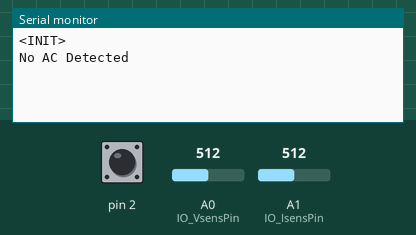
Recording of a sketch running on a simulated Arduino Uno, built with avr-gcc and run on an emulated ATmega328P. On the bench: the last lines printed to the serial monitor. The test bench sets the inputs (shaded band); at power-on: pin 2 LOW, A0 (IO_VsensPin) = 512, A1 (IO_IsensPin) = 512.

Above: at 1.2 s.
1.3 s: pin 2 pulsed HIGH 2 times (0.12 s each, 0.3 s apart)
At 2.8 s:
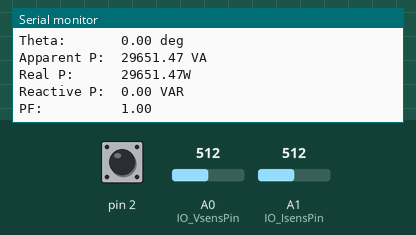
3.5 s: pin 2 pulsed HIGH 5 times (0.12 s each, 0.3 s apart)
At 4.8 s:
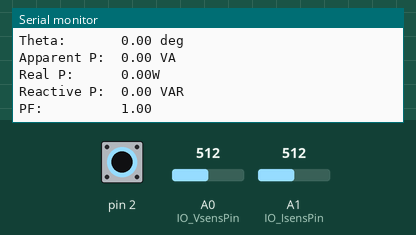

Measured:
- after the input at 1.3 s, the serial monitor: prints a new line after 0.71 s (image 1)
- after the input at 3.5 s, the serial monitor: prints a new line after 0.51 s (image 2)

The sketch:

ATMEGA328P_SLAVE.ino
```cpp
#include <Wire.h>
///////// do not use i2C_address 0, reservred for broadcast
const int SLAVE_ADDRESS = 2; //////////////Unit address Change for each unit

#define ADC_SCALE 1023.0
#define VREF 4.096
#define DEFAULT_FREQUENCY 50

#define IO_FrequencyPin 0
#define IO_VsensPin A0
#define IO_IsensPin A1

#define V_SCALEFACTOR 1065
#define I_CALIBRATION 6.5

#define WINDOW_SIZE 4

float ADCtoV_Conversion;

/////// I2C VARS /////////
int i2cCall = 0;
#define PAYLOAD_SIZE 30
char payload1[PAYLOAD_SIZE];
char payload2[PAYLOAD_SIZE];
volatile bool transmitFlag = false;
bool firstPayloadSent = false;


/////// FREQUENCY VARS //////////
volatile unsigned long pulse = 0;
unsigned long lastRead = 0;
unsigned long interval = 1000;//1 second
int frequency = 0;

/////// VOLTAGE VARS //////////
int VsensPin = IO_VsensPin;
float LVsample = 0;
float HVconverted = 0;
float HVconvertedPREV = 0;
int VnoOfReadings = 0;
float HVave = 0;
float HVsum = 0;
float HVrms = 0;
float HVpeak = 0;
float Vmax_ADC = 0;
float Vmin_ADC = 99999;
float ADC_V_biasedOffset = 0.0;

float V_ZeroCross = 99999;

/////// CURRENT VARS //////////
int IsensPin = IO_IsensPin;
float LIsample = 0;
float HIconverted = 0;
float HIconvertedPREV = 0;
int InoOfReadings = 0;
float HIave = 0;
float HIsum = 0;
float HIrms = 0;
float HIpeak = 0;
//float biasedOffset = 0;
float Imax_ADC = 0;
float Imin_ADC = 99999;
float ADC_I_biasedOffset = 0.0;
float I_ZeroCross = 99999;

float i_CreastFactor = 0.0;

float I_mVperAmp = (20.0 + I_CALIBRATION) * 1000;

//////// POWER VARS /////////
float Apparent_Power = 0.0;
float Active_Power = 0.0;
float Reactive_Power = 0.0;
float Power_Factor = 0.0;


class MovingAverageFilter {
  public:
    MovingAverageFilter(int size) : size(size), index(0), sum(0) {
      buffer = new float[size]();
    }

    ~MovingAverageFilter() {
      delete[] buffer;
    }

    void addDataPoint(float dataPoint) {
      sum -= buffer[index];
      buffer[index] = dataPoint;
      sum += buffer[index];
      index = (index + 1) % size;
    }

    float getSmoothedValue() {
      return sum / size;
    }

    void printArray() {
      Serial.print("[");
      for (int i = 0; i <= sizeof(buffer) + 1; i++) {
        Serial.print(buffer[i]);
        Serial.print(", ");
      }
      Serial.println("]");
    }

  private:
    int size;
    int index;
    float sum;
    float* buffer;
};


MovingAverageFilter HVpeakFilter(WINDOW_SIZE);
MovingAverageFilter HIpeakFilter(WINDOW_SIZE);
MovingAverageFilter HVtroughFilter(WINDOW_SIZE);
MovingAverageFilter HItroughFilter(WINDOW_SIZE);

void setup() {
  Serial.begin(115200);
  Serial.println("<INIT>");
  Wire.begin(SLAVE_ADDRESS);
  Wire.onRequest(requestEvent); // register event

  analogReference(EXTERNAL); //////////!!!!!!!/////////

  //Pin 2 is Hardware interrupt 0
  pinMode(IO_FrequencyPin, INPUT_PULLUP);
  //Interrupt to pin 2
  attachInterrupt(IO_FrequencyPin, isrpulse, RISING);

  ADCtoV_Conversion = VREF / ADC_SCALE;

}

void loop() {
  //-- To occur contantly --//
  Vreading();
  Ireading();

  //-- To occur every second --//
  if (millis() - lastRead >= interval) {
    lastRead  += interval;
    //Serial.println("<Tick>");
    // disable interrupts, make copy of pulse, reenable interrupts
    noInterrupts();
    frequency = pulse / 2;
    pulse = 0;

    HIave = HIsum / InoOfReadings;
    HIsum = 0;
    HIrms = (float)(sqrt(HIave));
    HIpeak = ((HIpeakFilter.getSmoothedValue() - ADC_I_biasedOffset) * ADCtoV_Conversion) * I_mVperAmp;

    HVave = HVsum / VnoOfReadings;
    HVsum = 0;
    HVrms = (float)(sqrt(HVave));
    HVpeak = ((HVpeakFilter.getSmoothedValue() - ADC_V_biasedOffset) * ADCtoV_Conversion) * V_SCALEFACTOR;

    interrupts();

    float CCF = HIpeak / HIrms;
    float period = 1.0 / frequency;
    float theta_deg = ((I_ZeroCross - V_ZeroCross) / (period * 1000)) * 360; // θ
    float theta_rad = theta_deg * PI / 180.0;

    float Apparent_Power = HVrms * (HIrms / 1000); // S
    float Real_Power = Apparent_Power * cos(theta_rad); // P also "Active Power"
    float Reactive_Power = Apparent_Power * sin(theta_rad); // Q
    float Power_Factor = cos(theta_rad); // PF

    // Convert from float to int fro TXing
    int newHVrms = floor(HVrms * 100);
    int newHIrms = floor(HIrms);
    int newCCF = floor(CCF * 100);
    int newtheta_deg = floor(theta_deg * 100);

    int newApparent_Power = floor(Apparent_Power);
    int newReal_Power = floor(Real_Power);
    int newReactive_Power = floor(Reactive_Power);
    int newPower_Factor = floor(Power_Factor * 100);


    //
    //    Serial.println("VoltRMS: " + String(HVrms) +" : "+ String(newHVrms));
    //    Serial.println("Current RMS: " + String(HIrms) +" : "+ String(newHIrms));
    //    Serial.println("CCF: " + String(CCF) +" : "+ String(newCCF));
    //    Serial.println("ThetaS:" + String(theta_deg) +" : "+ String(newtheta_deg));
    //
    //    Serial.println("Apparent_Power: " + String(Apparent_Power) +" : "+ String(newApparent_Power));
    //    Serial.println("Real_Power: " + String(Real_Power) +" : "+ String(newReal_Power));
    //    Serial.println("Reactive_Power: " + String(Reactive_Power) +" : "+ String(newReactive_Power));
    //    Serial.println("PF: " + String(Power_Factor) +" : "+ String(newPower_Factor));
    //    Serial.println("");

    String readings = "";

    if (frequency != 0) {
      snprintf(payload1, PAYLOAD_SIZE, "[%02d,%03d,%03d,%05d,%03d,%04d",
               frequency, VnoOfReadings, newHVrms, newHIrms, newCCF, newtheta_deg);
      //Serial.println(payload1);

      snprintf(payload2, PAYLOAD_SIZE, ",%07d,%07d,%07d,%03d]",
               newApparent_Power, newReal_Power, newReactive_Power, newPower_Factor);
      //Serial.println(payload2);
      transmitFlag = true;

      readings += "Frequency:   " + String(frequency) + " Hz\n";
      readings += "Samples:     " + String(VnoOfReadings) + "\n";
      readings += "RMS V:       " + String(HVrms) + " V\n";
      readings += "RMS I:       " + String(HIrms) + " mA\n";
      readings += "CCF:         " + String(CCF) + "\n";
      readings += "Theta:       " + String(theta_deg) + " deg\n";
      readings += "Apparent P:  " + String(Apparent_Power) + " VA\n";
      readings += "Real P:      " + String(Real_Power) + "W\n";
      readings += "Reactive P:  " + String(Reactive_Power) + " VAR\n";
      readings += "PF:          " + String(Power_Factor) + " \n";
      Serial.println(readings);
    }
    else {
      snprintf(payload1, PAYLOAD_SIZE, "%s", "[No AC Detected           ]");
      snprintf(payload2, PAYLOAD_SIZE, "%s", "                    ");
      Serial.println("No AC Detected");
    }


    //Reset values for recalibration
    InoOfReadings = 0;
    VnoOfReadings = 0;

    Vmax_ADC = 0;
    Vmin_ADC = 99999;

    Imax_ADC = 0;
    Imin_ADC = 99999;

    V_ZeroCross = 99999;
    I_ZeroCross = 99999;
    Serial.flush();
  }
}

void Vreading() {
  int VinReading = analogRead(IO_VsensPin);
  VnoOfReadings ++;

  if (Vmin_ADC > VinReading) {
    Vmin_ADC =  VinReading;
    HVtroughFilter.addDataPoint(Vmin_ADC);
  }
  if (Vmax_ADC < VinReading) {
    Vmax_ADC = VinReading;
    HVpeakFilter.addDataPoint(Vmax_ADC);
  }

  float hvmax = HVpeakFilter.getSmoothedValue();
  float hvmin = HVtroughFilter.getSmoothedValue();

  ADC_V_biasedOffset = (((hvmax - hvmin) / 2) + hvmin);

  // Convert the analog reading (which goes from 0 - 1023) to a voltage (0 - 5V):
  LVsample = ((VinReading - ADC_V_biasedOffset) * ADCtoV_Conversion);
  HVconverted = LVsample * V_SCALEFACTOR;
  //Serial.println(HVconverted);

  if (HVconvertedPREV <= 0 && HVconverted >= 0 && V_ZeroCross == 99999) {
    V_ZeroCross = millis() - lastRead;
  }


  //LVsum += LVsample * LVsample;
  HVsum += HVconverted * HVconverted; //squared to convert negs to positives and accumlate readings

  HVconvertedPREV = HVconverted;
}

void Ireading() {
  int Isample = analogRead(IO_IsensPin);
  InoOfReadings ++;

  if (Imin_ADC > Isample) {
    Imin_ADC =  Isample;
    HItroughFilter.addDataPoint(Imin_ADC);
  }
  if (Imax_ADC < Isample) {
    Imax_ADC = Isample;
    HIpeakFilter.addDataPoint(Imax_ADC);
  }

  float himax = HIpeakFilter.getSmoothedValue();
  float himin = HItroughFilter.getSmoothedValue();

  ADC_I_biasedOffset = (((himax - himin) / 2) + himin);

  // Convert the analog reading (which goes from 0 - 1023) to a voltage (0 - 5V):
  LIsample = ((Isample - ADC_I_biasedOffset) * ADCtoV_Conversion);
  HIconverted = I_mVperAmp * LIsample;
  //Serial.println(HIconverted);

  if (HIconvertedPREV <= 0 && HIconverted >= 0 && I_ZeroCross == 99999) {
    I_ZeroCross = millis() - lastRead;
  }


  //LIsum += LIsample * LIsample;
  HIsum += HIconverted * HIconverted; //squared to convert negs to positives and accumlate readings

  HIconvertedPREV = HIconverted;
}


void requestEvent() {
  if (transmitFlag == true) {
    if (!firstPayloadSent) {
      Wire.write(payload1); // respond with message of 29 bytes
      firstPayloadSent = true;
    }
    else {
      Wire.write(payload2); // respond with message of 29 bytes
      firstPayloadSent = false;
    }

    //Serial.println("Sent");
  }

}

void isrpulse() {
  pulse++;
}
```
